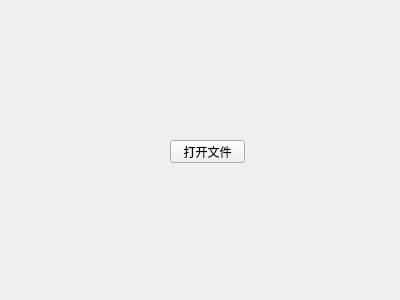
<?xml version="1.0" encoding="UTF-8"?>
<ui version="4.0">
 <class>MainWidget</class>
 <widget class="QWidget" name="MainWidget">
  <property name="geometry">
   <rect>
    <x>0</x>
    <y>0</y>
    <width>400</width>
    <height>300</height>
   </rect>
  </property>
  <property name="windowTitle">
   <string>MainWidget</string>
  </property>
  <widget class="QPushButton" name="pushButton">
   <property name="geometry">
    <rect>
     <x>170</x>
     <y>140</y>
     <width>75</width>
     <height>23</height>
    </rect>
   </property>
   <property name="text">
    <string>打开文件</string>
   </property>
  </widget>
 </widget>
 <layoutdefault spacing="6" margin="11"/>
 <resources/>
 <connections/>
</ui>
